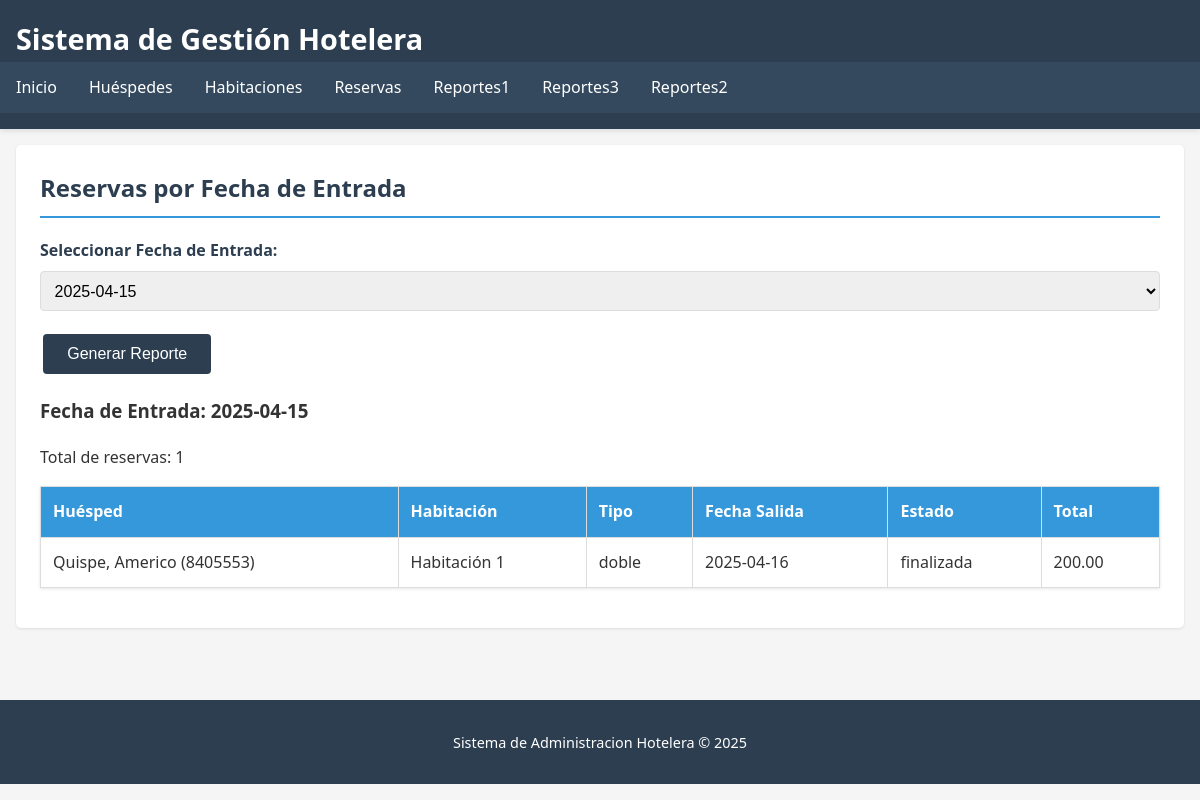
Page /reportes/reservas_por_fecha.php?fecha_entrada=2025-04-15 on the committed database.
### tables this page shows
CREATE TABLE `reservas` (
  `id_reserva` int(11) NOT NULL,
  `id_huesped` int(11) NOT NULL,
  `id_habitacion` int(11) NOT NULL,
  `fecha_entrada` date NOT NULL,
  `fecha_salida` date NOT NULL,
  `estado` enum('confirmada','cancelada','finalizada') DEFAULT 'confirmada',
  `total` decimal(10,2) DEFAULT NULL
);

CREATE TABLE `huespedes` (
  `id_huesped` int(11) NOT NULL,
  `nombre` varchar(100) NOT NULL,
  `apellido` varchar(100) NOT NULL,
  `documento` varchar(20) DEFAULT NULL,
  `nacionalidad` varchar(50) DEFAULT NULL,
  `telefono` varchar(15) DEFAULT NULL,
  `email` varchar(100) DEFAULT NULL
);

CREATE TABLE `habitaciones` (
  `id_habitacion` int(11) NOT NULL,
  `numero` varchar(10) DEFAULT NULL,
  `tipo` enum('individual','doble','suite') NOT NULL,
  `precio_noche` decimal(10,2) NOT NULL,
  `descripcion` text DEFAULT NULL,
  `estado` enum('disponible','ocupada','mantenimiento') DEFAULT 'disponible'
);

### includes/funciones.php (called while the page is built, shortened)
<?php
function sanitizar($dato) {
    global $conexion;
    return mysqli_real_escape_string($conexion, trim($dato));
}
?>

### reportes/reservas_por_fecha.php (the view, shortened to what this page needs)
<?php
require_once('../includes/conexion.php');
require_once('../includes/funciones.php');
$query_periodos = "SELECT DISTINCT fecha_entrada FROM reservas ORDER BY fecha_entrada DESC";
$resultado_periodos = mysqli_query($conexion, $query_periodos);
$fecha_entrada = isset($_GET['fecha_entrada']) ? sanitizar($_GET['fecha_entrada']) : '';
if (!empty($fecha_entrada)) {
    $query = "SELECT r.id_reserva, r.fecha_entrada, r.fecha_salida, r.estado, r.total,
                     h.id_huesped, h.documento, h.nombre as nombre_huesped, h.apellido as apellido_huesped,
                     ha.id_habitacion, ha.numero as numero_habitacion, ha.tipo
              FROM reservas r
              JOIN huespedes h ON r.id_huesped = h.id_huesped
              JOIN habitaciones ha ON r.id_habitacion = ha.id_habitacion
              WHERE r.fecha_entrada = '$fecha_entrada'
              ORDER BY h.apellido, h.nombre, ha.numero";
    $resultado = mysqli_query($conexion, $query);
}
include('../includes/header.php');
?>
<div class="card">
    <h2>Reservas por Fecha de Entrada</h2>
    <form method="get" action="">
        <div class="form-group">
            <label for="fecha_entrada">Seleccionar Fecha de Entrada:</label>
            <select name="fecha_entrada" id="fecha_entrada" class="form-control" required>
                <?php while ($periodo_select = mysqli_fetch_assoc($resultado_periodos)): ?>
                <option value="<?php echo $periodo_select['fecha_entrada']; ?>" <?php echo ($periodo_select['fecha_entrada'] == $fecha_entrada) ? 'selected' : ''; ?>>
                    <?php echo $periodo_select['fecha_entrada']; ?>
                </option>
                <?php endwhile; ?>
            </select>
        </div>
        <input type="submit" value="Generar Reporte" class="btn btn-submit">
    </form>
    <?php if (!empty($fecha_entrada) && isset($resultado)): ?>
    <div class="reporte-container">
        <h3>Fecha de Entrada: <?php echo $fecha_entrada; ?></h3>
        <p>Total de reservas: <?php echo mysqli_num_rows($resultado); ?></p>
        <table>
            <thead>
                <tr>
                    <th>Huésped</th>
                    <th>Habitación</th>
                    <th>Tipo</th>
                    <th>Fecha Salida</th>
                    <th>Estado</th>
                    <th>Total</th>
                </tr>
            </thead>
            <tbody>
                <?php if (mysqli_num_rows($resultado) > 0): ?>
                    <?php while ($fila = mysqli_fetch_assoc($resultado)): ?>
                    <tr>
                        <td><?php echo $fila['apellido_huesped'] . ', ' . $fila['nombre_huesped'] . ' (' . $fila['documento'] . ')'; ?></td>
                        <td><?php echo 'Habitación ' . $fila['numero_habitacion']; ?></td>
                        <td><?php echo $fila['tipo']; ?></td>
                        <td><?php echo $fila['fecha_salida']; ?></td>
                        <td><?php echo $fila['estado']; ?></td>
                        <td><?php echo number_format($fila['total'], 2); ?></td>
                    </tr>
                    <?php endwhile; ?>
                <?php else: ?>
                    <tr>
                        <td colspan="6">No hay reservas registradas para esta fecha.</td>
                    </tr>
                <?php endif; ?>
            </tbody>
        </table>
    </div>
    <?php endif; ?>
</div>
<?php
include('../includes/footer.php');
?>

### css/estilo.css (style rules this page uses)
body { font-family: 'Segoe UI', Tahoma, Geneva, Verdana, sans-serif; line-height: 1.6; margin: 0; padding: 0; color: #333; background-color: #f5f5f5; }
table { width: 100%; border-collapse: collapse; margin: 1rem 0; background: white; box-shadow: 0 1px 3px rgba(0,0,0,0.1); }
table, th, td { border: 1px solid #ddd; }
th, td { padding: 0.75rem; text-align: left; }
th { background-color: #3498db; color: white; }
.btn { display: inline-block; padding: 0.5rem 1rem; margin: 0.2rem; text-decoration: none; border-radius: 4px; font-weight: 500; transition: all 0.3s; border: none; cursor: pointer; }
.form-group { margin-bottom: 1.2rem; }
.form-group label { display: block; margin-bottom: 0.5rem; font-weight: 600; color: #2c3e50; }
.form-control { width: 100%; padding: 0.6rem; border: 1px solid #ddd; border-radius: 4px; font-size: 1rem; transition: border 0.3s; }
.btn-submit { background: #2c3e50; color: white; padding: 0.7rem 1.5rem; font-size: 1rem; }
.card { background: white; border-radius: 5px; box-shadow: 0 1px 3px rgba(0,0,0,0.1); padding: 1.5rem; margin-bottom: 1.5rem; }
.card h2 { margin-top: 0; color: #2c3e50; border-bottom: 2px solid #3498db; padding-bottom: 0.5rem; }

### rows in the picture
reservas: id_huesped.apellido "Quispe", id_huesped.nombre "Americo", id_huesped.documento "8405553", id_habitacion.numero "1", id_habitacion.tipo "doble", fecha_salida "2025-04-16", estado "finalizada", total "200.00"

### other values in the picture
$fecha_entrada "2025-04-15"
mysqli_num_rows($resultado) "1"
form field fecha_entrada "2025-04-15"
